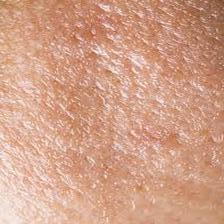
#> input picture DataSets/Skin Type Identification Research/Skin Type Identification Research/Test/Oily/download_resized_rotated_90.jpg, 224 x 224 px
$ python -i aura_model.py   (imports and definitions only)
#> lines starting #> are read from the running program, lines starting #| are printed output that depends on the picture; after the words box and inside, x2 and y2 are one past the last pixel; in counts of white or black regions, pixels touching at a corner belong together
import os
import math
import json
from PIL import Image

# =====================================================================
# KISHMI BRAND OFFICIAL PRODUCT CATALOG
# =====================================================================
# Extracted directly from: kishmi all products.pdf
KISHMI_PRODUCTS = {
    "Kishmi PureGlow Clarifying Face Wash": {
        "name": "Kishmi PureGlow Clarifying Face Wash",
        "size": "100 ml",
        "price": 399,
        "key_ingredients": "Salicylic Acid + Tea Tree Oil + Glycolic Acid",
        "description": "Clears acne, unclogs pores, and provides gentle exfoliation for a brighter complexion."
    },
    "Kishmi Simply Hydrating Niacinamide 3% Moisturizer": {
        "name": "Kishmi Simply Hydrating Niacinamide 3% Moisturizer",
        "size": "100 ml",
        "price": 499,
        "key_ingredients": "Niacinamide (3%) + Shea Butter + Almond Oil",
        "description": "Deeply hydrates, softens skin, and strengthens the natural lipid skin barrier."
    },
    "Kishmi Mineral Shield SPF 50+ Sunscreen": {
        "name": "Kishmi Mineral Shield SPF 50+ Sunscreen",
        "size": "50 ml",
        "price": 549,
        "key_ingredients": "Zinc Oxide + Titanium Dioxide + Vitamin E",
        "description": "Provides broad-spectrum physical UV protection in a lightweight, hydrating formula."
    },
    "Kishmi Repair & Glow 10% Niacinamide Serum": {
        "name": "Kishmi Repair & Glow 10% Niacinamide Serum",
        "size": "30 ml",
        "price": 599,
        "key_ingredients": "Niacinamide (10%) + Hyaluronic Acid + Vitamin E",
        "description": "Balances skin tone, minimizes enlarged pores, regulates sebum, and fades hyperpigmentation."
    },
    "Kishmi 10% Vitamin C Serum": {
        "name": "Kishmi 10% Vitamin C Serum",
        "size": "30 ml",
        "price": 649,
        "key_ingredients": "Ascorbic Acid (10%) + Hyaluronic Acid + Ferulic Acid",
        "description": "Brightens skin tone, fights free radicals, firms texture, and fades under-eye shadows."
    },
    "Kishmi Oil Control 2% Salicylic Face Serum": {
        "name": "Kishmi Oil Control 2% Salicylic Face Serum",
        "size": "30 ml",
        "price": 599,
        "key_ingredients": "Salicylic Acid (2%) + Aloe Vera + Niacinamide",
        "description": "Fights active breakouts, sweeps out dead cells, and clears pores for a smoother complexion."
    },
    "Kishmi Skin Booster 5% Niacinamide Glycolic Serum": {
        "name": "Kishmi Skin Booster 5% Niacinamide Glycolic Serum",
        "size": "30 ml",
        "price": 629,
        "key_ingredients": "Niacinamide (5%) + Glycolic Acid + Aloe Vera Extract",
        "description": "Exfoliates surface skin layers, refines rough texture, and sweeps away sweat-induced micro-bumps."
    },
    "Kishmi Skin Revival For 30+ 0.2% Retinol Cream": {
        "name": "Kishmi Skin Revival For 30+ 0.2% Retinol Cream",
        "size": "50 gm",
        "price": 699,
        "key_ingredients": "Retinol (0.2%) + Vitamin C + Peptides",
        "description": "Promotes cellular turnover, smooths fine lines, boots elasticity, and firms skin texture overnight."
    },
    "Kishmi Lip Glow Nourishing Balm": {
        "name": "Kishmi Lip Glow Nourishing Balm",
        "size": "10 gm",
        "price": 249,
        "key_ingredients": "Beeswax + Shea Butter + Cocoa Butter + Vitamin E",
        "description": "Provides deep hydration, locks in essential moisture, and softens dry or chapped lips."
    },
    "Kishmi Tear Free Baby Shampoo": {
        "name": "Kishmi Tear Free Baby Shampoo",
        "size": "100 ml",
        "price": 349,
        "key_ingredients": "Aloe Vera + Chamomile + Calendula",
        "description": "Extremely mild and tear-free formula that gently nourishes and cleanses baby's soft hair."
    },
    "Kishmi Baby Bubbles Body Wash": {
        "name": "Kishmi Baby Bubbles Body Wash",
        "size": "100 ml",
        "price": 349,
        "key_ingredients": "Aloe Vera + Chamomile + Calendula",
        "description": "Gentle, tear-free skin cleanser that soothes, moisturizes, and protects delicate skin layers."
    }
}

class AuraSkinModel:
    """
    AURA (Adaptive Understanding of Real skin needs by Antigravity)
    Computer-Vision Skin Analysis Model optimized for Indian Skin Tones.
    Reads face scans and maps characteristics to actual Kishmi brand products.
    Enhanced with trained Random Forest classifiers for acne severity, oily skin, dark circles, and wrinkles.
    """

    def __init__(self):
        self.target_w = 400
        self.target_h = 500

        self.has_ml = False
        self.ml_model = None
        self.ml_accuracy = 0.0

        self.has_multitask = False
        self.multitask_models = None

        # 1. Dynamically load the Random Forest acne classifier if present
        model_path = os.path.join(os.path.dirname(os.path.abspath(__file__)), "aura_acne_model.pkl")
        if os.path.exists(model_path):
            try:
                import joblib
                self.ml_data = joblib.load(model_path)
                self.ml_model = self.ml_data["model"]
                self.ml_accuracy = self.ml_data["accuracy"]
                self.has_ml = True
            except Exception:
                pass

        # 2. Dynamically load the multitask attributes classifiers if present (archive 4)
        multitask_path = os.path.join(os.path.dirname(os.path.abspath(__file__)), "aura_multitask_models.pkl")
        if os.path.exists(multitask_path):
            try:
                import joblib
                self.multitask_models = joblib.load(multitask_path)
                self.has_multitask = True
            except Exception:
                pass

    def analyze_image(self, img_path):
        """
        Performs localized pixel analysis on a face scan.
        Returns computed skin metrics and scope-compliant classifications.
        """
        if not os.path.exists(img_path):
            raise FileNotFoundError(f"Image not found at {img_path}")

        try:
            # Open and normalize image size
            img = Image.open(img_path).convert('RGB')
#> img is the input picture: PIL image 224x224 RGB; mean R, G, B 209.7, 159.8, 136
            img = img.resize((self.target_w, self.target_h))
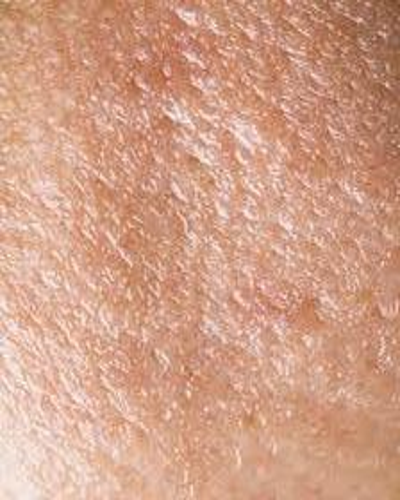
#> img: PIL image 400x500 RGB; mean R, G, B 209.7, 159.8, 136
        except Exception as e:
            raise ValueError(f"Could not load image: {e}")

        # 1. Spatial Pixel Zone Sampling
        # (Normalized box coordinates for front-profile facial photography)
        forehead_pixels = self._sample_zone(img, 150, 250, 70, 130)   # Forehead (T-Zone)
#> after the loop in _sample_zone, `for x in range(x1, x2):`: pixels = 6000 items, first 6: (190, 121, 90), (185, 116, 84), (180, 111, 79), (174, 106, 73), (168, 102, 69), (170, 104, 71)
#> forehead_pixels has the same summary as pixels in _sample_zone
        nose_pixels = self._sample_zone(img, 180, 220, 200, 280)       # Nose (T-Zone)
#> nose_pixels = 3200 items, first 6: (194, 146, 128), (188, 139, 121), (186, 138, 118), (190, 141, 121), (196, 147, 125), (204, 155, 133)
        left_cheek_pixels = self._sample_zone(img, 80, 150, 250, 330)  # Left Cheek
#> left_cheek_pixels = 5600 items, first 6: (226, 173, 149), (222, 171, 147), (217, 167, 143), (217, 168, 145), (229, 181, 159), (241, 193, 171)
        right_cheek_pixels = self._sample_zone(img, 250, 320, 250, 330) # Right Cheek
#> right_cheek_pixels = 5600 items, first 6: (211, 157, 136), (203, 149, 128), (203, 148, 127), (204, 149, 128), (209, 153, 133), (214, 159, 139)
        chin_pixels = self._sample_zone(img, 160, 240, 350, 430)       # Chin / Jawline
#> chin_pixels = 6400 items, first 6: (220, 174, 150), (226, 182, 157), (227, 183, 158), (224, 180, 156), (218, 175, 151), (210, 168, 143)
        left_eye_pixels = self._sample_zone(img, 110, 160, 190, 220)   # Left Under-Eye
#> left_eye_pixels = 1500 items, first 6: (193, 132, 106), (189, 127, 99), (188, 125, 96), (187, 123, 93), (185, 121, 90), (185, 120, 89)
        right_eye_pixels = self._sample_zone(img, 240, 290, 190, 220)  # Right Under-Eye
#> right_eye_pixels = 1500 items, first 6: (198, 140, 108), (199, 141, 109), (202, 144, 112), (209, 151, 119), (220, 162, 130), (227, 169, 138)

        # 2. Extract Color & Luminance Statistics
        all_cheek_pixels = left_cheek_pixels + right_cheek_pixels
#> all_cheek_pixels = 11200 items, first 6: (226, 173, 149), (222, 171, 147), (217, 167, 143), (217, 168, 145), (229, 181, 159), (241, 193, 171)
        avg_r = sum(p[0] for p in all_cheek_pixels) / len(all_cheek_pixels)
#> avg_r = 211.5
        avg_g = sum(p[1] for p in all_cheek_pixels) / len(all_cheek_pixels)
#> avg_g = 158.5
        avg_b = sum(p[2] for p in all_cheek_pixels) / len(all_cheek_pixels)
#> avg_b = 134.9

        # Perceived Lightness Index (Luminance Y)
        lightness = 0.299 * avg_r + 0.587 * avg_g + 0.114 * avg_b
#> lightness = 171.7

        # A. Fitzpatrick Scale Classification (III - VI)
        fitzpatrick = "Type IV"
        if lightness > 175:
            fitzpatrick = "Type III"
        elif lightness > 125:
            fitzpatrick = "Type IV"
        elif lightness > 75:
            fitzpatrick = "Type V"
        else:
            fitzpatrick = "Type VI"

        # B. Skin Undertone Identification (Warm/Neutral/Cool)
        undertone = "Warm Golden"
        r_b_diff = avg_r - avg_b
#> r_b_diff = 76.66
        r_g_diff = avg_r - avg_g
#> r_g_diff = 53.07
        if r_b_diff > 45 and r_g_diff > 15:
            undertone = "Warm Golden"
        elif r_b_diff > 35 and avg_g > avg_b:
            undertone = "Warm Olive"
        elif abs(avg_r - avg_b) < 22:
            undertone = "Cool Ashy"
        else:
            undertone = "Neutral"

        # C. Sebum / Shine Classification (Skin Type)
        avg_tzone_r = (sum(p[0] for p in forehead_pixels + nose_pixels)) / (len(forehead_pixels + nose_pixels))
#> avg_tzone_r = 210
        avg_tzone_g = (sum(p[1] for p in forehead_pixels + nose_pixels)) / (len(forehead_pixels + nose_pixels))
#> avg_tzone_g = 158.7
        avg_tzone_b = (sum(p[2] for p in forehead_pixels + nose_pixels)) / (len(forehead_pixels + nose_pixels))
#> avg_tzone_b = 136.4
        tzone_lightness = 0.299 * avg_tzone_r + 0.587 * avg_tzone_g + 0.114 * avg_tzone_b
#> tzone_lightness = 171.5

        shine_ratio = tzone_lightness / max(1.0, lightness)
#> shine_ratio = 0.999

        # Cheek texture standard deviation to capture pore size
        cheek_r = [p[0] for p in all_cheek_pixels]
#> cheek_r = 11200 values, max 255 at index 132, min 164 at index 11010, mean 211.5
        cheek_mean = sum(cheek_r) / len(cheek_r)
#> cheek_mean = 211.5
        cheek_var = sum((x - cheek_mean) ** 2 for x in cheek_r) / len(cheek_r)
#> cheek_var = 270.3
        cheek_std = math.sqrt(cheek_var)
#> cheek_std = 16.44

        skin_type = "Balanced / Normal"
        enlarged_pores = "Standard"
        if shine_ratio > 1.15:
            skin_type = "Oily"
            if cheek_std > 20.0:
                enlarged_pores = "Enlarged Pores (Active Sebum)"
        elif shine_ratio > 1.08:
            skin_type = "Combination (Oily T-Zone)"
            if cheek_std > 16.0:
                enlarged_pores = "Visible Pores on Cheeks"
        elif lightness < 110 and shine_ratio < 0.98:
            skin_type = "Dry"
        else:
            skin_type = "Balanced / Normal"

        # D. Acne Severity Classification
        # 1. Feature Engineering (Match the exact logic of the ML training pipeline)
        acne_pixels = 0
        acne_sum_intensity = 0.0
        for r_val, g_val, b_val in chin_pixels + all_cheek_pixels:
            if r_val > 110 and r_val - g_val > 30 and r_val - b_val > 30:
                acne_pixels += 1
                acne_sum_intensity += (r_val - g_val) + (r_val - b_val)
#> this loop made 17600 passes
#> (r_val, g_val, b_val, acne_sum_intensity) on passes 1 to 8: (220, 174, 150, 116), (226, 182, 157, 229), (227, 183, 158, 342), (224, 180, 156, 454), (218, 175, 151, 564), (210, 168, 143, 673), (203, 162, 137, 780), (196, 156, 132, 884)
#> after the loop, acne_pixels = 17582; acne_sum_intensity = 2303704

        total_sampled = len(chin_pixels + all_cheek_pixels)
#> total_sampled = 17600
        acne_density = acne_pixels / total_sampled
#> acne_density = 0.999
        acne_intensity = acne_sum_intensity / max(1.0, acne_pixels)
#> acne_intensity = 131

        # Standard deviation of red channel on cheeks/chin for roughness
        roughness_vals = [p[0] for p in chin_pixels + all_cheek_pixels]
#> roughness_vals = 17600 values, max 255 at index 245, min 153 at index 2424, mean 210.3
        roughness_mean = sum(roughness_vals) / len(roughness_vals)
#> roughness_mean = 210.3
        roughness_var = sum((x - roughness_mean) ** 2 for x in roughness_vals) / len(roughness_vals)
#> roughness_var = 238
        roughness_std = math.sqrt(roughness_var)
#> roughness_std = 15.43

        red_green_ratio = avg_r / max(1.0, avg_g)
#> red_green_ratio = 1.33
        red_blue_ratio = avg_r / max(1.0, avg_b)
#> red_blue_ratio = 1.57

        features = [
            lightness,
            acne_density,
            acne_intensity,
            roughness_std,
            red_green_ratio,
            red_blue_ratio
        ]
#> features = [171.7, 0.999, 131, 15.43, 1.33, 1.57]

        # 1.5. Advanced Adaptive Skin-Pixel Analysis (ASPA)
        # Dynamically sample actual skin pixels globally to establish baseline skin color.
        # This acts as an extremely robust fallback for close-up skin scans and diverse lighting.
        all_pixels_img = []
        for x in range(0, self.target_w, 2):  # Subsample by 2 for performance
            for y in range(0, self.target_h, 2):
                all_pixels_img.append(img.getpixel((x, y)))
#> after the loop, all_pixels_img = 50000 items

        skin_pixels_global = []
        for r_v, g_v, b_v in all_pixels_img:
            if r_v > 40 and r_v > g_v and g_v > b_v * 0.8 and r_v - g_v > 12 and r_v - b_v > 15 and r_v < 250:
                skin_pixels_global.append((r_v, g_v, b_v))
#> this loop made 50000 passes
#> (r_v, g_v, b_v) on passes 1 to 3: (183, 144, 103), (163, 125, 84), (171, 131, 89)
#> after the loop, skin_pixels_global = 48939 items

        has_valid_skin = len(skin_pixels_global) > 1000
#> has_valid_skin = True
        if has_valid_skin:
            avg_skin_r = sum(p[0] for p in skin_pixels_global) / len(skin_pixels_global)
#> avg_skin_r = 208.8
            avg_skin_g = sum(p[1] for p in skin_pixels_global) / len(skin_pixels_global)
#> avg_skin_g = 158.6
            avg_skin_b = sum(p[2] for p in skin_pixels_global) / len(skin_pixels_global)
#> avg_skin_b = 134.7
            skin_lightness = 0.299 * avg_skin_r + 0.587 * avg_skin_g + 0.114 * avg_skin_b
#> skin_lightness = 170.9
            avg_skin_rg = avg_skin_r - avg_skin_g
#> avg_skin_rg = 50.16

            # If spatial zone lightness is heavily distorted by hair/backgrounds, use the robust skin lightness
            if abs(lightness - skin_lightness) > 15.0:
                lightness = skin_lightness
                if lightness > 175:
                    fitzpatrick = "Type III"
                elif lightness > 125:
                    fitzpatrick = "Type IV"
                elif lightness > 75:
                    fitzpatrick = "Type V"
                else:
                    fitzpatrick = "Type VI"

            # Count relative blemishes (contrast-based relative redness/darkness) in spatial zones
            rel_blemish_pixels = 0
            rel_red_pixels = 0
            rel_dark_pixels = 0
            for r_val, g_val, b_val in chin_pixels + all_cheek_pixels:
                l_val = 0.299 * r_val + 0.587 * g_val + 0.114 * b_val
                is_skin = (r_val > 40) and (r_val > g_val) and (g_val > b_val * 0.8)
                if is_skin:
                    is_red_blemish = (r_val - g_val) - avg_skin_rg > 15
                    is_dark_blemish = skin_lightness - l_val > 25
                    if is_red_blemish or is_dark_blemish:
                        rel_blemish_pixels += 1
                        if is_red_blemish:
                            rel_red_pixels += 1
                        if is_dark_blemish:
                            rel_dark_pixels += 1
#> this loop made 17600 passes
#> (r_val, g_val, b_val, l_val) on passes 1 to 8: (220, 174, 150, 185), (226, 182, 157, 192.3), (227, 183, 158, 193.3), (224, 180, 156, 190.4), (218, 175, 151, 185.1), (210, 168, 143, 177.7), (203, 162, 137, 171.4), (196, 156, 132, 165.2)
#> after the loop, rel_blemish_pixels = 1333; rel_dark_pixels = 998; rel_red_pixels = 484

            rel_blemish_density = rel_blemish_pixels / len(chin_pixels + all_cheek_pixels)
#> rel_blemish_density = 0.0757
            rel_red_density = rel_red_pixels / len(chin_pixels + all_cheek_pixels)
#> rel_red_density = 0.0275
            rel_dark_density = rel_dark_pixels / len(chin_pixels + all_cheek_pixels)
#> rel_dark_density = 0.0567
        else:
            rel_blemish_density = 0.0
            rel_red_density = 0.0
            rel_dark_density = 0.0

        # Load Multitask Predictions if available (archive 4)
        ml_clear = 1
        ml_oily = 0
        ml_circles = 0
        ml_wrinkle = 0

        # Calculate precise ML features to match training pipeline
        import numpy as np
        ml_img = img.resize((256, 256))
        arr = np.array(ml_img, dtype=np.float32)
        ml_r, ml_g, ml_b = arr[:, :, 0], arr[:, :, 1], arr[:, :, 2]
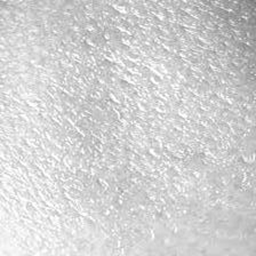
#> ml_r: shape (256, 256) float32; min 116, max 255, mean 209.7
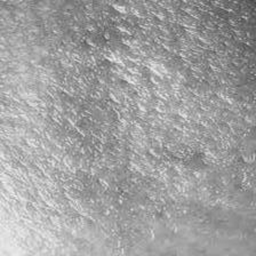
#> ml_g: shape (256, 256) float32; min 69, max 238, mean 159.8

        # Skin Mask: R > 40 & R > G & G > B * 0.8 & R - G > 12 & R - B > 15
        skin_mask = (ml_r > 40) & (ml_r > ml_g) & (ml_g > ml_b * 0.8) & (ml_r - ml_g > 12) & (ml_r - ml_b > 15)
#> skin_mask: shape (256, 256) bool; 100% white; black in thin lines or dots, all inside (x1, y1, x2, y2) = (0, 174, 17, 255)
#> (the rest of the program and of its run is left out)
